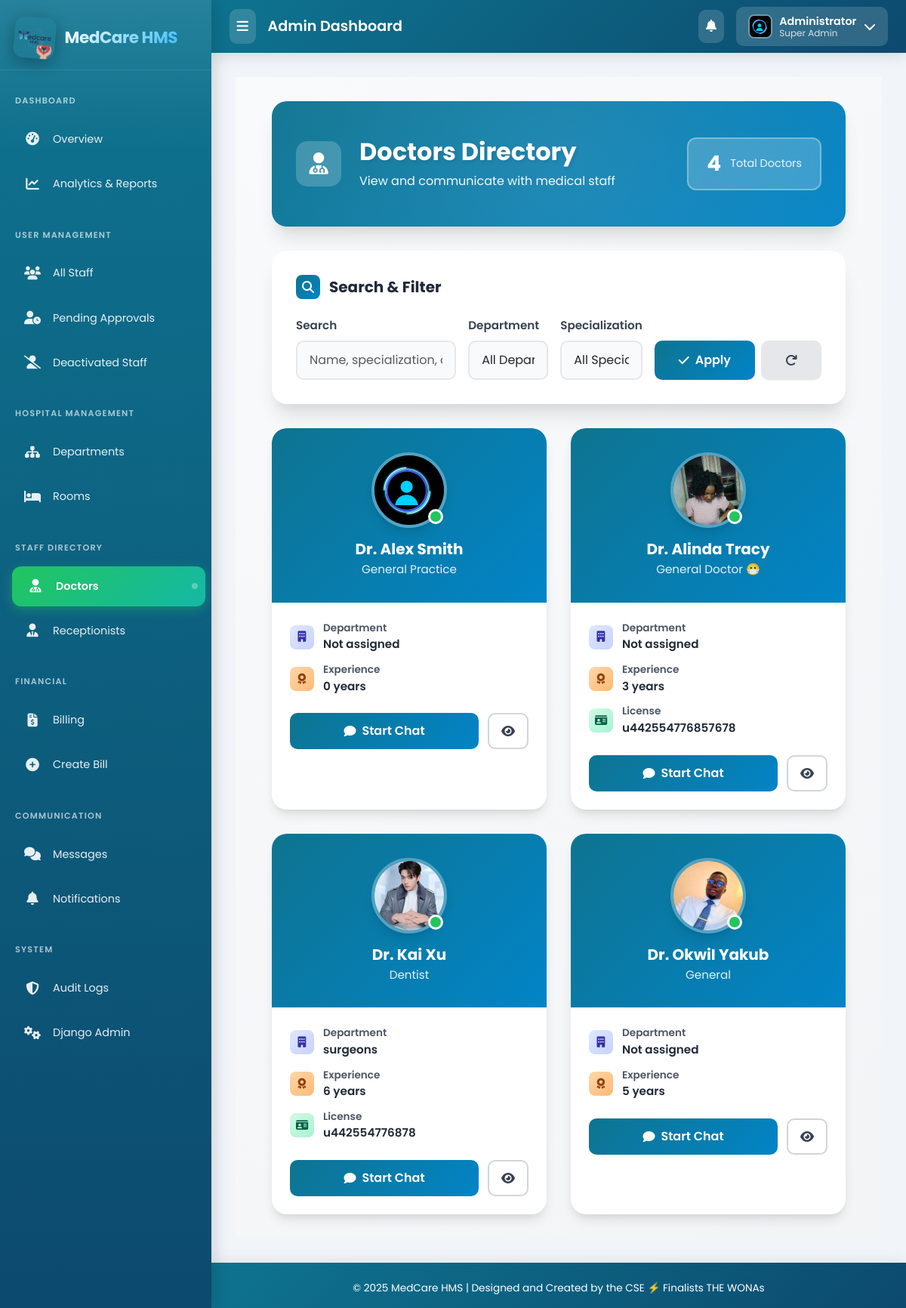
Before: /management/doctors/ (signed in) with the older database file.
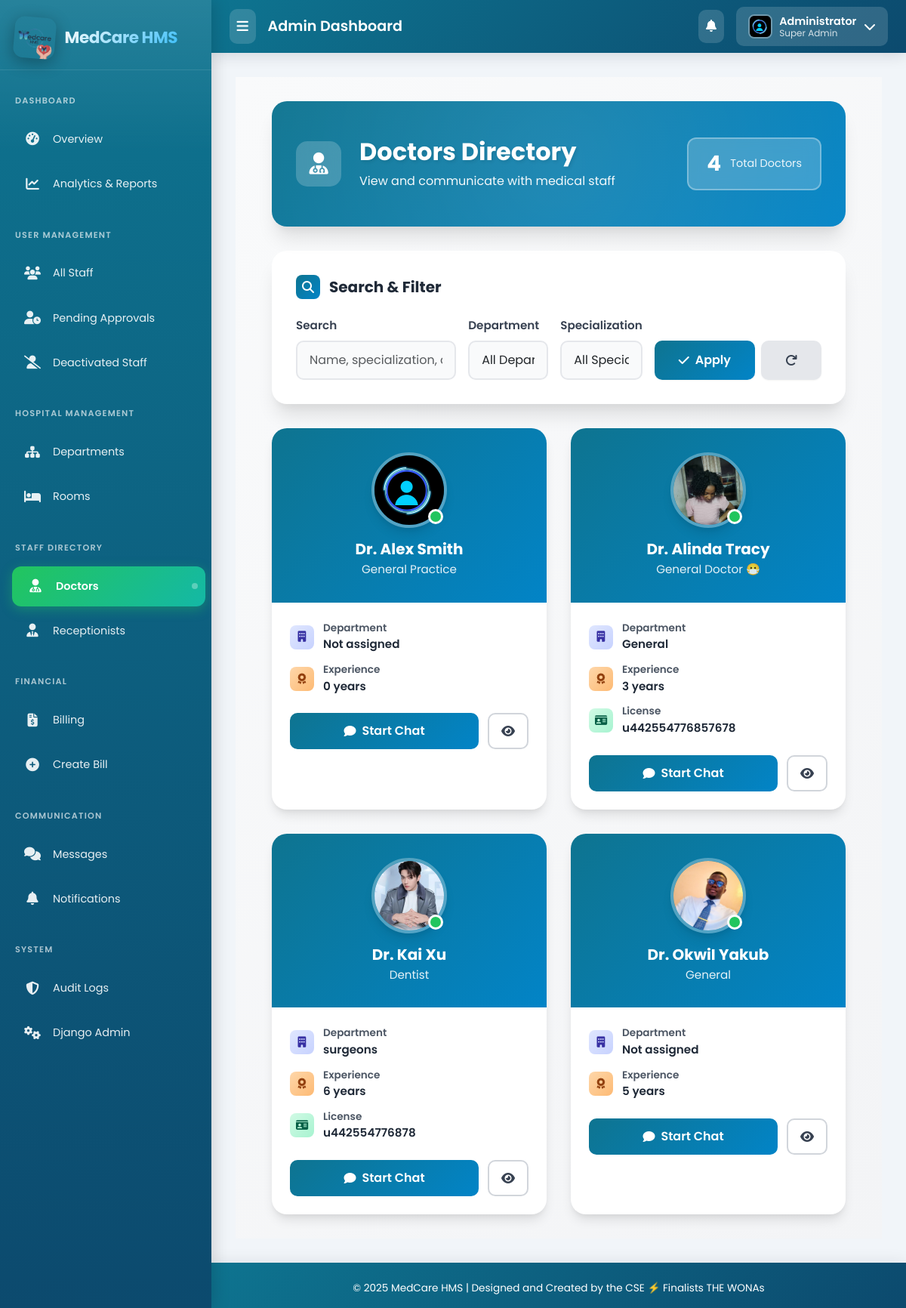
After: the same page with the newer database file.
### doctors/models.py (models this page shows, shortened)
class DoctorProfile(models.Model):
    user = models.OneToOneField(User, on_delete=models.CASCADE, related_name='doctorprofile')
    profile_picture = models.ImageField(upload_to=get_doctor_image_path, null=True, blank=True, default='profile_pictures/default.jpeg')
    specialization = models.CharField(max_length=100)
    department = models.ForeignKey(Department, on_delete=models.SET_NULL, null=True, blank=True)
    license_number = models.CharField(max_length=100, unique=True, null=True, blank=True)
    years_of_experience = models.PositiveIntegerField(default=0)
    availability = models.TextField(blank=True, null=True, help_text="e.g., Mon-Fri, 9am-5pm")

### management/models.py (models this page shows, shortened)
class Department(models.Model):
    name = models.CharField(max_length=100, unique=True, help_text="e.g., Cardiology, Orthopedics")
    description = models.TextField(blank=True, null=True)
    is_active = models.BooleanField(default=True)

### management/views.py (the view, shortened to what this page needs)
# urls.py: path('doctors/', views.DoctorListView.as_view(), name='doctor_list'),
@method_decorator(admin_required, name='dispatch')
class DoctorListView(ListView):
    model = DoctorProfile
    template_name = 'management/doctor_list.html'
    context_object_name = 'doctors'
    paginate_by = 12
    def get_queryset(self):
        queryset = DoctorProfile.objects.select_related('user', 'department').all()
        search_query = self.request.GET.get('search', '')
        department_id = self.request.GET.get('department', '')
        if department_id:
            queryset = queryset.filter(department_id=department_id)
        specialization = self.request.GET.get('specialization', '')
        if specialization:
            queryset = queryset.filter(specialization__icontains=specialization)
        return queryset.order_by('user__first_name', 'user__last_name')
    def get_context_data(self, **kwargs):
        context = super().get_context_data(**kwargs)
        context['total_doctors'] = DoctorProfile.objects.count()
        context['departments'] = Department.objects.filter(is_active=True).order_by('name')
        context['specializations'] = DoctorProfile.objects.values_list('specialization', flat=True).distinct().order_by('specialization')
        context['search_query'] = self.request.GET.get('search', '')
        context['selected_department'] = self.request.GET.get('department', '')
        context['selected_specialization'] = self.request.GET.get('specialization', '')
        return context

### notifications/context_processors.py (called while the page is built)
def unread_notifications(request):
    if request.user.is_authenticated:
        count = Notification.objects.filter(recipient=request.user, is_read=False).count()
        return {'unread_notifications_count': count}
    return {}

### templates/management/doctor_list.html (shortened to what the changed rows need)
{% extends 'base_admin.html' %}
{% load static %}
{% block content %}
<div class="doctor-list-wrapper">
    <div class="page-header">
        <div class="header-content">
            <div class="header-left">
                <div class="header-text">
                    <h1>Doctors Directory</h1>
                </div>
            </div>
        </div>
    </div>
    {% if doctors %}
        <div class="doctors-grid">
            {% for doctor in doctors %}
            <div class="doctor-card">
                <div class="doctor-header">
                    <div class="doctor-avatar-container">
                        <img src="{% if doctor.profile_picture %}{{ doctor.profile_picture.url }}{% else %}{% static 'images/default.jpeg' %}{% endif %}"
                             alt="{{ doctor.user.get_full_name }}"
                             class="doctor-avatar"
                             onerror="this.src='{% static 'images/default.jpeg' %}'">
                        <div class="online-indicator"></div>
                    </div>
                    <h3 class="doctor-name">Dr. {{ doctor.user.get_full_name }}</h3>
                    <p class="doctor-specialization">{{ doctor.specialization }}</p>
                </div>
                <div class="doctor-body">
                    <div class="doctor-info">
                        <div class="info-row">
                            <div class="info-icon department">
                                <i class="fas fa-building"></i>
                            </div>
                            <div class="info-text">
                                <div class="info-label">Department</div>
                                <div class="info-value">
                                    {% if doctor.department %}{{ doctor.department.name }}{% else %}<span style="color: var(--gray-400);">Not assigned</span>{% endif %}
                                </div>
                            </div>
                        </div>
                        <div class="info-row">
                            <div class="info-icon experience">
                                <i class="fas fa-award"></i>
                            </div>
                            <div class="info-text">
                                <div class="info-label">Experience</div>
                                <div class="info-value">{{ doctor.years_of_experience }} years</div>
                            </div>
                        </div>
                        {% if doctor.license_number %}
                        <div class="info-row">
                            <div class="info-icon license">
                                <i class="fas fa-id-card"></i>
                            </div>
                            <div class="info-text">
                                <div class="info-label">License</div>
                                <div class="info-value">{{ doctor.license_number }}</div>
                            </div>
                        </div>
                        {% endif %}
                    </div>
                    <div class="doctor-actions">
                        <a href="{% url 'chat:start_chat' doctor.user.id %}" class="btn-chat">
                            <i class="fas fa-comment"></i>
                            Start Chat
                        </a>
                        <a href="#" class="btn-profile" title="View Profile">
                            <i class="fas fa-eye"></i>
                        </a>
                    </div>
                </div>
            </div>
            {% endfor %}
        </div>
    {% endif %}
</div>
{% endblock %}

Changed rows visible on the page:
changed DoctorProfile "General Doctor 😷": department.name (not shown) → "General"; no longer shows "Not assigned"
